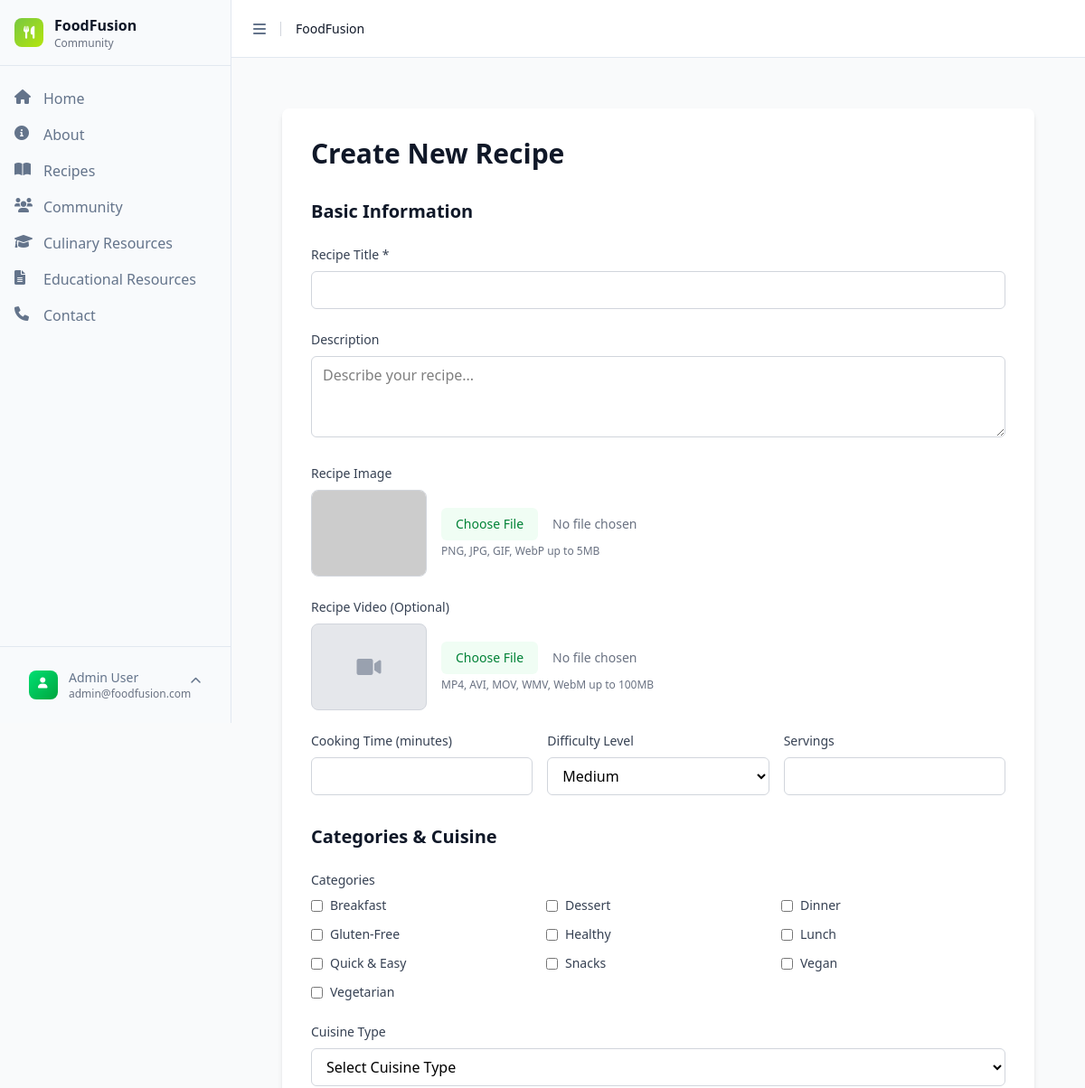
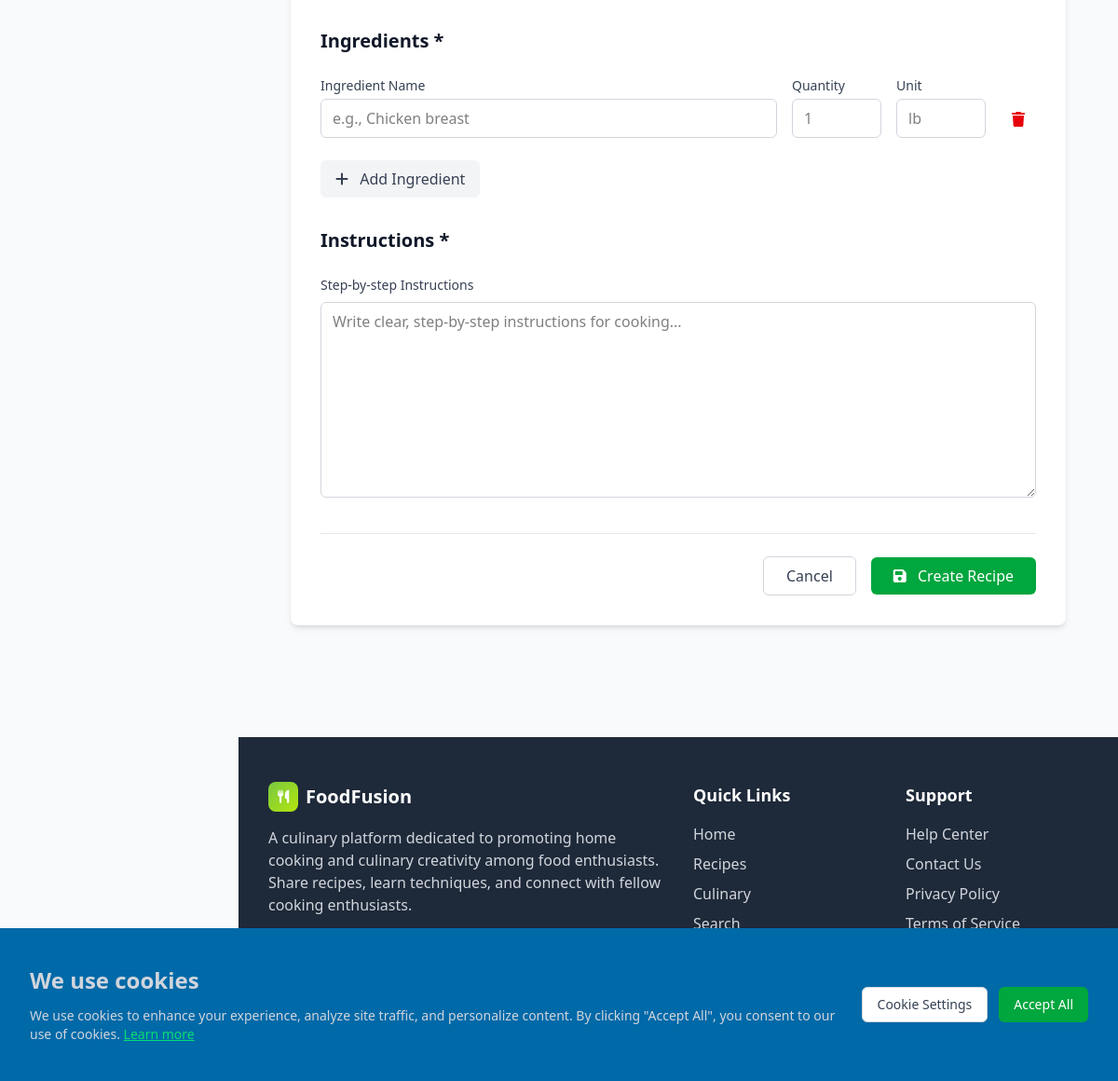
The app's page /index.php?page=create-recipe (signed in) with its own data (2 pictures, top to bottom).
### tables this page shows
CREATE TABLE IF NOT EXISTS users (
    id INT AUTO_INCREMENT PRIMARY KEY,
    firstName VARCHAR(50) NOT NULL,
    lastName VARCHAR(50) NOT NULL,
    email VARCHAR(100) NOT NULL UNIQUE,
    password VARCHAR(255) NOT NULL,
    bio TEXT,
    location VARCHAR(100),
    website VARCHAR(255),
    profile_image VARCHAR(500),
    failed_login_attempts INT DEFAULT 0,
    last_failed_login TIMESTAMP NULL,
    account_locked_until TIMESTAMP NULL,
    created_at TIMESTAMP DEFAULT CURRENT_TIMESTAMP,
    updated_at TIMESTAMP DEFAULT CURRENT_TIMESTAMP ON UPDATE CURRENT_TIMESTAMP,
    INDEX idx_email (email),
    INDEX idx_name (firstName, lastName),
    INDEX idx_users_lockout (email, account_locked_until)
);

CREATE TABLE IF NOT EXISTS categories (
    id INT AUTO_INCREMENT PRIMARY KEY,
    name VARCHAR(100) NOT NULL UNIQUE,
    description TEXT,
    created_at TIMESTAMP DEFAULT CURRENT_TIMESTAMP
);

### pages/create-recipe.php (the view, shortened to what the rows shown need)
<?php
include 'includes/header.php';
$categories = getCategories();
?>
<div class="min-h-screen bg-gray-50">
    <div class="max-w-4xl mx-auto px-4 sm:px-6 lg:px-8 py-8">
        <div class="bg-white rounded-lg shadow-md p-8">
            <h1 class="text-3xl font-bold text-gray-900 mb-8">Create New Recipe</h1>
            <form method="POST" enctype="multipart/form-data" class="space-y-8" onsubmit="return validateForm()">
                <div class="space-y-6">
                    <h2 class="text-xl font-semibold text-gray-900">Basic Information</h2>
                </div>
                <div class="space-y-6">
                    <h2 class="text-xl font-semibold text-gray-900">Categories & Cuisine</h2>
                    <div>
                        <div class="grid grid-cols-2 md:grid-cols-3 gap-3">
                            <?php foreach ($categories as $category): ?>
                            <label class="flex items-center space-x-2 cursor-pointer">
                                <input type="checkbox" name="categories[]" value="<?php echo $category['id']; ?>"
                                       <?php echo in_array($category['id'], $_POST['categories'] ?? []) ? 'checked' : ''; ?>
                                       class="rounded border-gray-300 text-green-600 focus:ring-green-500">
                                <span class="text-sm text-gray-700"><?php echo htmlspecialchars($category['name']); ?></span>
                            </label>
                            <?php endforeach; ?>
                        </div>
                    </div>
                </div>
                <div class="space-y-6">
                    <h2 class="text-xl font-semibold text-gray-900">Ingredients *</h2>
                </div>
                <div class="space-y-6">
                    <h2 class="text-xl font-semibold text-gray-900">Instructions *</h2>
                </div>
            </form>
        </div>
    </div>
</div>
<?php include 'includes/footer.php'; ?>

### includes/header.php (shortened to what the rows shown need)
<!DOCTYPE html>
<html lang="en">
<head>
    <link href="src/output.css" rel="stylesheet">
    <link href="https://cdnjs.cloudflare.com/ajax/libs/font-awesome/6.0.0/css/all.min.css" rel="stylesheet">
</head>
<body class="bg-gray-50 min-h-screen">
    <aside id="sidebar" class="sidebar">
        <div class="sidebar-content">
            <?php if ($isLoggedIn): ?>
            <div class="sidebar-footer">
                <div class="user-dropdown" id="user-dropdown">
                    <button class="sidebar-menu-button w-full" onclick="toggleUserDropdown()">
                        <?php if ($user['profile_image']): ?>
                            <img src="uploads/<?php echo $user['profile_image']; ?>"
                                 alt="Profile" class="w-8 h-8 rounded-lg mr-3 object-cover">
                        <?php else: ?>
                            <div class="w-8 h-8 rounded-lg mr-3 bg-gradient-to-br from-green-400 to-green-600 flex items-center justify-center">
                                <i class="fas fa-user text-white text-xs ml-5 mt-1"></i>
                            </div>
                        <?php endif; ?>
                        <div class="flex-1 text-left">
                            <div class="font-medium text-sm"><?php echo htmlspecialchars($user['firstName'] . ' ' . $user['lastName']); ?></div>
                            <div class="text-xs text-gray-500"><?php echo htmlspecialchars($user['email']); ?></div>
                        </div>
                        <i class="fas fa-chevron-up text-xs"></i>
                    </button>
                </div>
            </div>
            <?php endif; ?>
        </div>
    </aside>
    <div id="main-content" class="main-content">
        <main class="flex-1 p-6">

### records on screen
users: firstName+lastName "Admin User", email "admin@foodfusion.com"
categories: name "Breakfast"
categories: name "Dessert"
categories: name "Dinner"
categories: name "Gluten-Free"
categories: name "Healthy"
categories: name "Lunch"
categories: name "Quick & Easy"
categories: name "Snacks"
categories: name "Vegan"
categories: name "Vegetarian"
